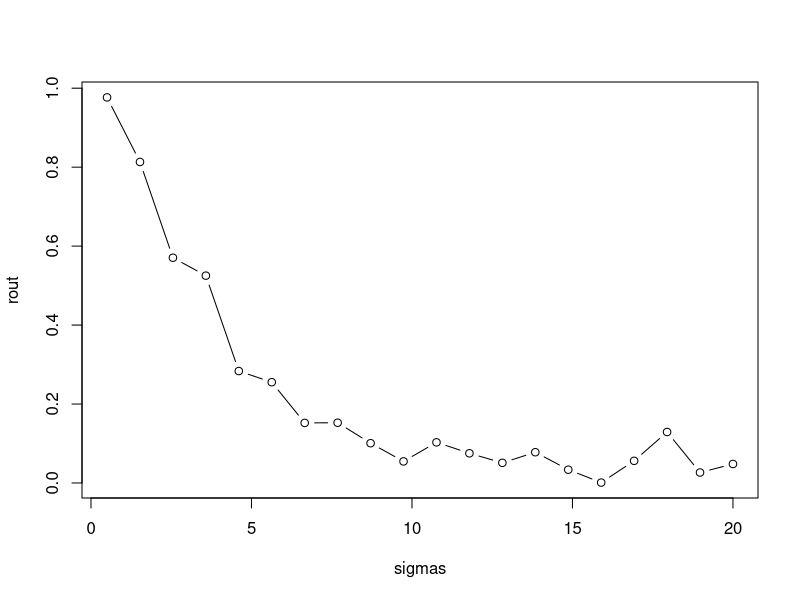

The R script that drew this image:
## ---- chunk 1
r2.0 <- function(sig){
  # our predictor
  x <- seq(1,10,length.out = 100)   
  # our response; a function of x plus some random noise
  y <- 2 + 1.2*x + rnorm(100,0,sd = sig) 
  # print the R-squared value
  summary(lm(y ~ x))$r.squared          
}
sigmas <- seq(0.5,20,length.out = 20)
 # apply our function to a series of sigma values
rout <- sapply(sigmas, r2.0)            
plot(rout ~ sigmas, type="b")
